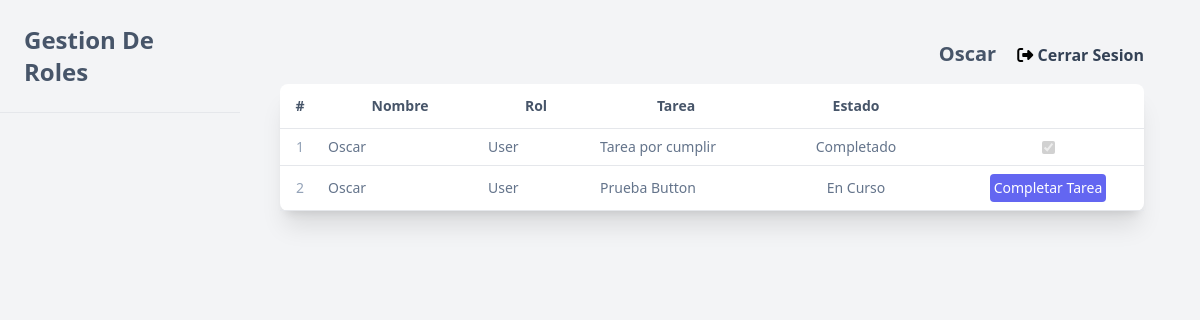
The app's page /admin/modules/tasks/views/tasks.php (signed in) with its own data.
### tables this page shows
CREATE TABLE `tasks` (
  `id` int(11) NOT NULL,
  `user_id` int(11) DEFAULT NULL,
  `description` text DEFAULT NULL,
  `completed` tinyint(1) DEFAULT 0
);

CREATE TABLE `users` (
  `id` int(11) NOT NULL,
  `name` varchar(25) NOT NULL,
  `role` varchar(10) NOT NULL,
  `email` varchar(50) NOT NULL,
  `password` varchar(255) NOT NULL
);

### ajax/get-tasks.php (called while the page is built)
<?php
include("../../../../database/conection.php");
$userId = $_SESSION['user']['id'];
$userRole = $_SESSION['user']['role'];
try {
    if ($userRole === 'Admin') {
        $queryTareas = "SELECT t.*, u.name AS nombre, u.role AS rol, r.name AS role
                        FROM tasks AS t
                        LEFT JOIN users AS u ON t.user_id = u.id
                        LEFT JOIN user_roles AS ur ON u.id = ur.user_id
                        LEFT JOIN roles AS r ON ur.role_id = r.id";
    } else {
        $queryTareas = "SELECT t.*, u.name AS nombre, u.role AS rol
                        FROM tasks AS t
                        LEFT JOIN users AS u ON t.user_id = u.id
                        LEFT JOIN user_roles AS ur ON u.id = ur.user_id
                        LEFT JOIN roles AS r ON ur.role_id = r.id
                        WHERE t.user_id = :userId";
    }
    $stmtTareas = $pdo->prepare($queryTareas);
    if ($userRole !== 'Admin') {
        $stmtTareas->bindParam(':userId', $userId, PDO::PARAM_INT);
    }
    $stmtTareas->execute();
    $tareas = array();
    while ($row = $stmtTareas->fetch(PDO::FETCH_ASSOC)) {
        $tareas[] = $row;
    }
} catch (PDOException $e) {
    echo json_encode(array('success' => false, 'error' => 'Error al obtener tareas: ' . $e->getMessage()));
} finally {
    $pdo = null;
}

### admin/modules/tasks/views/tasks.php (the view, shortened to what this page needs)
<head>
</head>
<?php
include '../../../dashboard.php';
include '../../../../ajax/get-tasks.php';
?>
<main class="ml-56 pt-4 px-8">
  <section class="p-6 rounded-lg">
    <div class="flex justify-between items-center mb-4">
      <section>
        <span class="text-slate-600 text-xl font-semibold mr-4">
          <?php echo $_SESSION['user']['name'] ?>
        </span>
        <a href="../../../../ajax/auth/loginout.php"><i class="fa-solid fa-right-from-bracket"></i>
          <span class="text-slate-700 font-bold hover:text-orange-600">Cerrar Sesion</span>
        </a>
      </section>
    </div>
    <table class="w-full text-sm border-gray-400 bg-white shadow-xl rounded-lg mb-4">
      <thead>
        <tr class="rounded-lg border-b light:border-white/40 text-slate-600">
          <th class="py-3 px-2">#</th>
          <th class="py-3 px-2">Nombre</th>
          <th class="py-3 px-2">Rol</th>
          <th class="py-3 px-2">Tarea</th>
          <th class="py-3 px-2">Estado</th>
          <th class="py-3 px-2"></th>
        </tr>
      </thead>
      <tbody>
        <?php
        $contadorFilas = 1;
        foreach ($tareas as $tarea) { ?>
          <tr class="border-b light:border-white/40 text-slate-500">
            <td class="px-4 py-2 w-5 text-slate-400"><?= $contadorFilas ?></td>
            <?php
            $contadorFilas++;
            ?>
            <td class="px-2 py-2 w-40"><?= $tarea['nombre'] ?></td>
            <td class="px-2 py-2 w-28"><?= $tarea['rol'] ?></td>
            <td class="px-2 py-2 " data-column="description"><?= $tarea['description'] ?></td>
            <td class="px-2 py-2 w-48 text-center">
              <span data-task-id="<?= $tarea['id'] ?>">
                <?php
                if ($tarea['completed'] == 1) {
                  echo "Completado";
                } else if ($tarea['completed'] == 0) {
                  echo "En Curso";
                };
                ?>
              </span>
            </td>
            <td class="px-2 py-2 w-48 text-center complete-task-container">
              <?php
              if ($tarea['completed'] == 1) {
                echo '<input type="checkbox" class="completed-checkbox" checked="checked" disabled="disabled">';
              } else if ($tarea['completed'] == 0) {
                echo '<button class="complete-task rounded bg-indigo-500 text-white p-1" data-task-id="' . $tarea['id'] . '">
                  Completar Tarea
                </button>';
              }
              ?>
            </td>
          </tr>
        <?php } ?>
      </tbody>
    </table>
  </section>
</main>

### records on screen
tasks: user.name "Oscar", user.role "User", description "Tarea por cumplir", completed "Completado"
tasks: user.name "Oscar", user.role "User", description "Prueba Button", completed "En Curso"

### other values on screen
$_SESSION['user']['name'] "Oscar"
